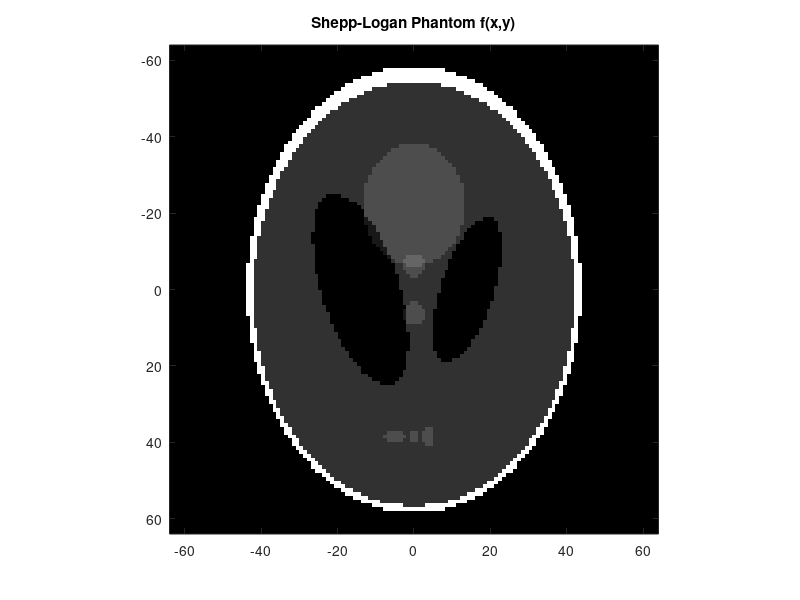
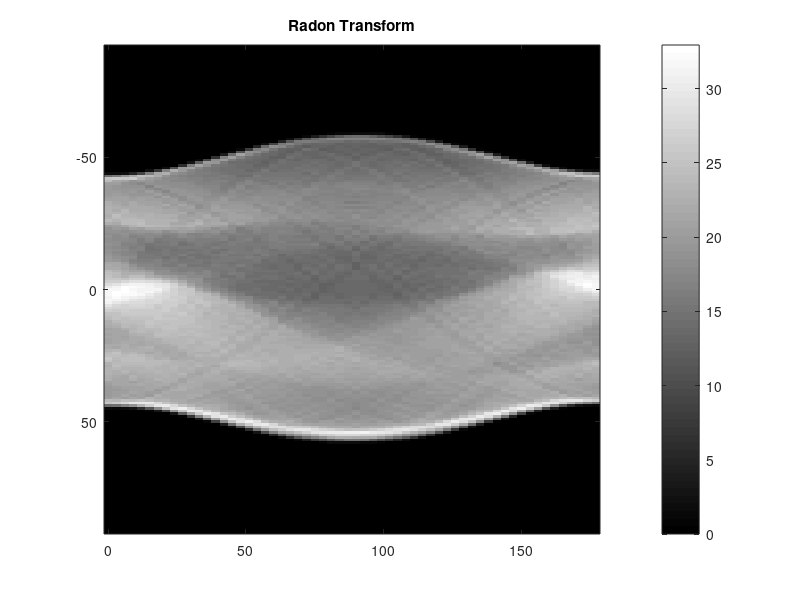

MATLAB code for these plots, in order: (Note: this script raises an error after producing the figures.)
clc; clear; close all;

%% Generate Shepp-Logan phantom
N = 128;
f = phantom(128);   % f(x,y)

x = linspace(-(N-1)/2,(N-1)/2,N);
y = linspace(-(N-1)/2,(N-1)/2,N);

figure; imagesc(x,y,f); colormap gray; axis image;
title('Shepp-Logan Phantom f(x,y)');

%% Radon transform
theta = 0:3:177;
[R,xp] = radon(f,theta);

figure;
imagesc(theta,xp,R); colormap gray; colorbar;
title('Radon Transform');

%% Compute maximum frequency
n = size(R,1);
w = linspace(-pi,pi,n)';
wmax = max(abs(w));

%% Filtering for L = wmax and L = wmax/2
L1 = wmax;
L2 = wmax/2;
filters = {'ramlak','shepp-logan','cosine'};

for k = 1:length(filters)

    Rf1 = myFilter(R,w,L1,filters{k});
    Rf2 = myFilter(R,w,L2,filters{k});

    rec1 = iradon(Rf1,theta,'linear','none',1,N);
    rec2 = iradon(Rf2,theta,'linear','none',1,N);

    figure;
    subplot(1,2,1); imagesc(rec1); colormap gray; axis image;
    title([filters{k} ' L = wmax']);

    subplot(1,2,2); imagesc(rec2); colormap gray; axis image;
    title([filters{k} ' L = wmax/2']);
end

%% Unfiltered backprojection
rec_unfiltered = iradon(R,theta,'linear','none',1,N);
figure; imagesc(rec_unfiltered); colormap gray; axis image;
title('Unfiltered Backprojection');

%% Gaussian blurring
mask1 = fspecial('gaussian',11,1);
S1 = conv2(f,mask1,'same');

mask5 = fspecial('gaussian',51,5);
S5 = conv2(f,mask5,'same');

S0 = f;

figure;
subplot(1,3,1); imagesc(S0); colormap gray; axis image; title('S0');
subplot(1,3,2); imagesc(S1); colormap gray; axis image; title('S1');
subplot(1,3,3); imagesc(S5); colormap gray; axis image; title('S5');

%% Radon + Ram-Lak filtering + Backprojection
[R0,~] = radon(S0,theta);
[R1,~] = radon(S1,theta);
[R5,~] = radon(S5,theta);

Rf0 = myFilter(R0,w,wmax,'ramlak');
Rf1 = myFilter(R1,w,wmax,'ramlak');
Rf5 = myFilter(R5,w,wmax,'ramlak');

rec0 = iradon(Rf0,theta,'linear','none',1,N);
rec1 = iradon(Rf1,theta,'linear','none',1,N);
rec5 = iradon(Rf5,theta,'linear','none',1,N);

figure;
subplot(1,3,1); imagesc(rec0); colormap gray; axis image; title('R0');
subplot(1,3,2); imagesc(rec1); colormap gray; axis image; title('R1');
subplot(1,3,3); imagesc(rec5); colormap gray; axis image; title('R5');

Lvals = linspace(wmax/50,wmax,50);
err0 = zeros(size(Lvals));
err1 = zeros(size(Lvals));
err5 = zeros(size(Lvals));

for i = 1:length(Lvals)
    
    Rf0 = myFilter(R0,w,Lvals(i),'ramlak');
    Rf1 = myFilter(R1,w,Lvals(i),'ramlak');
    Rf5 = myFilter(R5,w,Lvals(i),'ramlak');
    
    rec0 = iradon(Rf0,theta,'linear','none',1,N);
    rec1 = iradon(Rf1,theta,'linear','none',1,N);
    rec5 = iradon(Rf5,theta,'linear','none',1,N);
    
    err0(i) = RRMSE(S0,rec0);
    err1(i) = RRMSE(S1,rec1);
    err5(i) = RRMSE(S5,rec5);
end

figure;
plot(Lvals,err0,'r',Lvals,err1,'g',Lvals,err5,'b');
legend('S0','S1','S5');
xlabel('L'); ylabel('RRMSE');
title('RRMSE vs L');
